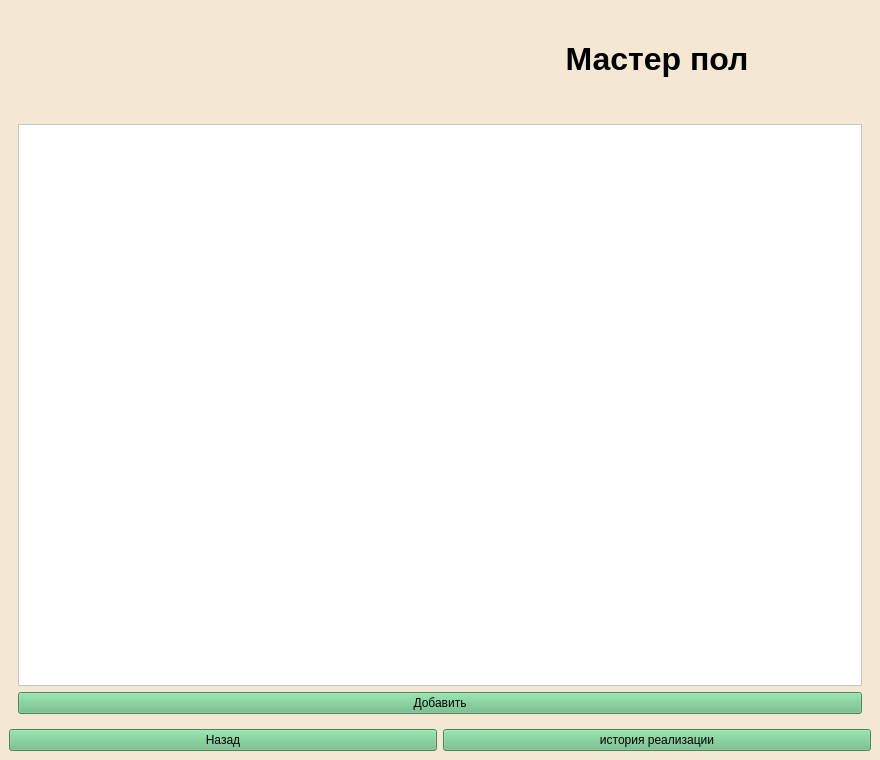
<?xml version="1.0" encoding="UTF-8"?>
<ui version="4.0">
 <class>MainWindow</class>
 <widget class="QMainWindow" name="MainWindow">
  <property name="geometry">
   <rect>
    <x>0</x>
    <y>0</y>
    <width>880</width>
    <height>760</height>
   </rect>
  </property>
  <property name="windowTitle">
   <string>Мастер пол</string>
  </property>
  <property name="styleSheet">
   <string notr="true">background-color: #F4E8D3;</string>
  </property>
  <widget class="QWidget" name="centralwidget">
   <layout class="QVBoxLayout" name="mainLayout">
    <item>
     <layout class="QHBoxLayout" name="headerLayout">
      <item>
       <widget class="QLabel" name="logoLabel">
        <property name="minimumSize">
         <size>
          <width>100</width>
          <height>100</height>
         </size>
        </property>
       </widget>
      </item>
      <item>
       <widget class="QLabel" name="titleLabel">
        <property name="font">
         <font>
          <family>Segoe UI</family>
          <pointsize>24</pointsize>
          <weight>75</weight>
          <bold>true</bold>
         </font>
        </property>
        <property name="text">
         <string>Мастер пол</string>
        </property>
        <property name="alignment">
         <set>Qt::AlignCenter</set>
        </property>
       </widget>
      </item>
     </layout>
    </item>
    <item>
     <widget class="QStackedWidget" name="stackedWidget">
      <property name="currentIndex">
       <number>0</number>
      </property>
      <widget class="QWidget" name="pagePartners">
       <layout class="QVBoxLayout" name="verticalLayout">
        <item>
         <widget class="QListWidget" name="listPartners">
          <property name="styleSheet">
           <string notr="true">QListWidget {
    background-color: white;
    outline: 0;
}

QListWidget::item {
    border: 1px solid #ddd;
    padding: 14px;
    margin: 5px;
    /* Убираем фиксированную высоту */
    min-height: auto; /* Автоматическая высота */
    height: auto;     /* Автоматическая высота */
}

QListWidget::item:selected {
    background-color: #f0f0f0;
}</string>
          </property>
         </widget>
        </item>
        <item>
         <widget class="QPushButton" name="btnAddPartner">
          <property name="styleSheet">
           <string notr="true">background-color: #67BA80;</string>
          </property>
          <property name="text">
           <string>Добавить</string>
          </property>
         </widget>
        </item>
       </layout>
      </widget>
      <widget class="QWidget" name="pageAddPartner">
       <layout class="QVBoxLayout" name="verticalLayout_2">
        <item>
         <layout class="QFormLayout" name="formLayout">
          <item row="0" column="0">
           <widget class="QLabel" name="label">
            <property name="text">
             <string>ИНН:</string>
            </property>
           </widget>
          </item>
          <item row="0" column="1">
           <widget class="QLineEdit" name="innInput"/>
          </item>
          <item row="1" column="0">
           <widget class="QLabel" name="label_2">
            <property name="text">
             <string>Наименование:</string>
            </property>
           </widget>
          </item>
          <item row="1" column="1">
           <widget class="QLineEdit" name="nameInput"/>
          </item>
          <item row="2" column="0">
           <widget class="QLabel" name="label_3">
            <property name="text">
             <string>Тип партнера:</string>
            </property>
           </widget>
          </item>
          <item row="2" column="1">
           <widget class="QComboBox" name="typeCombo">
            <item>
             <property name="text">
              <string>ЗАО</string>
             </property>
            </item>
            <item>
             <property name="text">
              <string>ООО</string>
             </property>
            </item>
            <item>
             <property name="text">
              <string>ПАО</string>
             </property>
            </item>
            <item>
             <property name="text">
              <string>ОАО</string>
             </property>
            </item>
           </widget>
          </item>
          <item row="3" column="0">
           <widget class="QLabel" name="label_4">
            <property name="text">
             <string>Рейтинг:</string>
            </property>
           </widget>
          </item>
          <item row="3" column="1">
           <widget class="QSpinBox" name="ratingSpin">
            <property name="minimum">
             <number>0</number>
            </property>
            <property name="maximum">
             <number>10</number>
            </property>
           </widget>
          </item>
          <item row="4" column="0">
           <widget class="QLabel" name="label_5">
            <property name="text">
             <string>Индекс:</string>
            </property>
           </widget>
          </item>
          <item row="4" column="1">
           <widget class="QLineEdit" name="indexInput"/>
          </item>
          <item row="5" column="0">
           <widget class="QLabel" name="label_6">
            <property name="text">
             <string>Область:</string>
            </property>
           </widget>
          </item>
          <item row="5" column="1">
           <widget class="QLineEdit" name="regionInput"/>
          </item>
          <item row="6" column="0">
           <widget class="QLabel" name="label_7">
            <property name="text">
             <string>Город:</string>
            </property>
           </widget>
          </item>
          <item row="6" column="1">
           <widget class="QLineEdit" name="cityInput"/>
          </item>
          <item row="7" column="0">
           <widget class="QLabel" name="label_8">
            <property name="text">
             <string>Улица:</string>
            </property>
           </widget>
          </item>
          <item row="7" column="1">
           <widget class="QLineEdit" name="streetInput"/>
          </item>
          <item row="8" column="0">
           <widget class="QLabel" name="label_9">
            <property name="text">
             <string>Дом:</string>
            </property>
           </widget>
          </item>
          <item row="8" column="1">
           <widget class="QLineEdit" name="houseInput"/>
          </item>
          <item row="9" column="0">
           <widget class="QLabel" name="label_10">
            <property name="text">
             <string>Фамилия:</string>
            </property>
           </widget>
          </item>
          <item row="9" column="1">
           <widget class="QLineEdit" name="lastNameInput"/>
          </item>
          <item row="10" column="0">
           <widget class="QLabel" name="label_11">
            <property name="text">
             <string>Имя:</string>
            </property>
           </widget>
          </item>
          <item row="10" column="1">
           <widget class="QLineEdit" name="firstNameInput"/>
          </item>
          <item row="11" column="0">
           <widget class="QLabel" name="label_12">
            <property name="text">
             <string>Отчество:</string>
            </property>
           </widget>
          </item>
          <item row="11" column="1">
           <widget class="QLineEdit" name="middleNameInput"/>
          </item>
          <item row="12" column="0">
           <widget class="QLabel" name="label_13">
            <property name="text">
             <string>Телефон:</string>
            </property>
           </widget>
          </item>
          <item row="12" column="1">
           <widget class="QLineEdit" name="phoneInput"/>
          </item>
          <item row="13" column="0">
           <widget class="QLabel" name="label_14">
            <property name="text">
             <string>Email:</string>
            </property>
           </widget>
          </item>
          <item row="13" column="1">
           <widget class="QLineEdit" name="emailInput"/>
          </item>
          <item row="14" column="0" colspan="2">
           <layout class="QHBoxLayout" name="horizontalLayout">
            <item>
             <widget class="QPushButton" name="btnSave">
              <property name="styleSheet">
               <string notr="true">background-color: #67BA80;</string>
              </property>
              <property name="text">
               <string>Сохранить</string>
              </property>
             </widget>
            </item>
           </layout>
          </item>
         </layout>
        </item>
       </layout>
      </widget>
      <widget class="QWidget" name="pageHistoryPartner">
       <layout class="QGridLayout" name="gridLayout">
        <item row="0" column="0">
         <widget class="QTableWidget" name="tableWidget"/>
        </item>
       </layout>
      </widget>
     </widget>
    </item>
    <item>
     <layout class="QHBoxLayout" name="bottomLayout">
      <item>
       <widget class="QPushButton" name="btnBack">
        <property name="styleSheet">
         <string notr="true">background-color: #67BA80;</string>
        </property>
        <property name="text">
         <string>Назад</string>
        </property>
       </widget>
      </item>
      <item>
       <widget class="QPushButton" name="btnHistory">
        <property name="styleSheet">
         <string notr="true">background-color: #67BA80;</string>
        </property>
        <property name="text">
         <string>история реализации</string>
        </property>
       </widget>
      </item>
     </layout>
    </item>
   </layout>
  </widget>
 </widget>
 <resources/>
 <connections/>
</ui>
